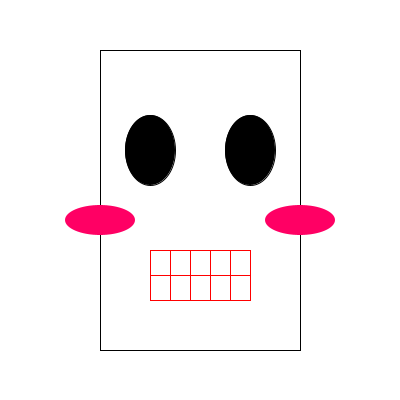
Frame 1 (no input)
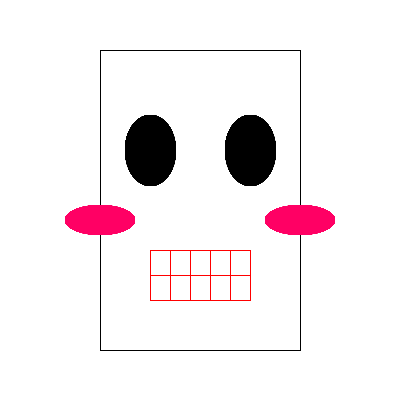
Frame 60 (the mouse pressed at the canvas centre just before this capture)
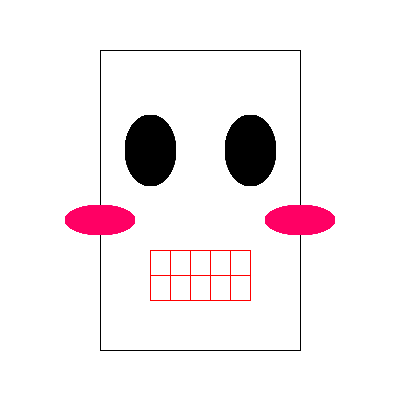
Frame 120 (the mouse held since frame 60 and released just before this capture)

The Processing sketch that drew these frames (run headless with seeded random() and noise(); from frame 60 on, the mouse is pressed at the canvas centre):

// Processing sketch: processing_28983
// ── processing_28983.pde

void setup(){
  size(400,400);
  background(255);
}

void draw(){
  stroke(0);
  noFill();
  rect(100,50,200,300);
  
  stroke(0);
  fill(0);
  ellipse(150,150,50,70);
  ellipse(250,150,50,70);
  
  noStroke();
  fill(255,0,100);
  ellipse(100,220,70,30);
  ellipse(300,220,70,30);
  
  noFill();
  stroke(255,0,0);
  rect(150,250,100,50);
  line(150,275,250,275);
  line(170,250,170,300);
  line(190,250,190,300);
  line(210,250,210,300);
  line(230,250,230,300);
}
